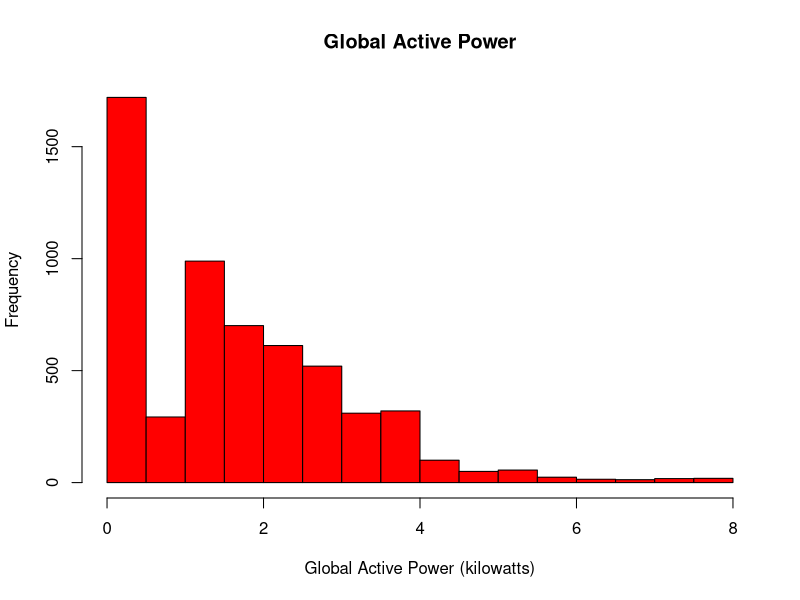

Write the R code that produced this figure.
plot1 <- function() {
  colClasses <- c("character", "character", "numeric", "numeric", "numeric", "numeric", "numeric", "numeric", "numeric")
  data <- read.csv("./household_power_consumption.txt", header=TRUE, sep=";", colClasses=colClasses)
  dates <- paste(data$Date, data$Time)
  data$DateTime <- strptime(dates, "%d/%m/%Y %H:%M:%S")
  data[c("Date", "Time")] <- list(NULL)
  hist(data$Global_active_power, col="red", xlab="Global Active Power (kilowatts)", ylab="Frequency", main="Global Active Power")
  dev.copy(png,'plot1.png')
  dev.off()
}

plot1()
